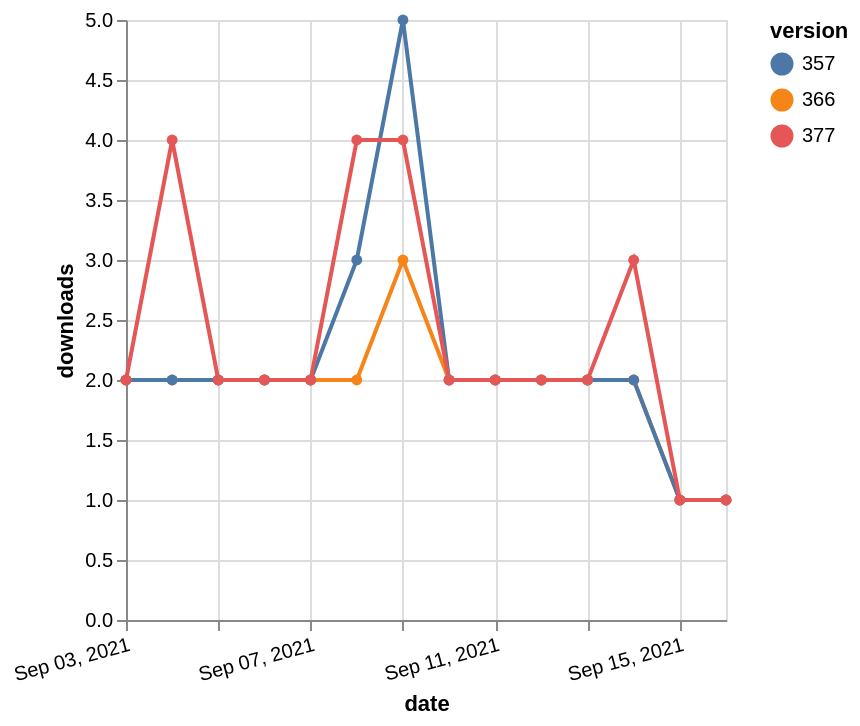

The specification (Vega-Lite) saved for this image:
### Vega-Lite specification from a JSON file in a GitHub repository (floating-point values rounded to 4 significant figures)
{"$schema": "https://vega.github.io/schema/vega-lite/v5.json", "description": "A simple bar chart with embedded data.", "data": {"values": [{"date": "2021-09-03", "total": 2230, "delta": 2, "version": "366"}, {"date": "2021-09-04", "total": 2232, "delta": 2, "version": "366"}, {"date": "2021-09-05", "total": 2234, "delta": 2, "version": "366"}, {"date": "2021-09-06", "total": 2236, "delta": 2, "version": "366"}, {"date": "2021-09-07", "total": 2238, "delta": 2, "version": "366"}, {"date": "2021-09-08", "total": 2240, "delta": 2, "version": "366"}, {"date": "2021-09-09", "total": 2243, "delta": 3, "version": "366"}, {"date": "2021-09-10", "total": 2245, "delta": 2, "version": "366"}, {"date": "2021-09-11", "total": 2247, "delta": 2, "version": "366"}, {"date": "2021-09-12", "total": 2249, "delta": 2, "version": "366"}, {"date": "2021-09-13", "total": 2251, "delta": 2, "version": "366"}, {"date": "2021-09-14", "total": 2253, "delta": 2, "version": "366"}, {"date": "2021-09-15", "total": 2254, "delta": 1, "version": "366"}, {"date": "2021-09-16", "total": 2255, "delta": 1, "version": "366"}, {"date": "2021-09-03", "total": 2748, "delta": 2, "version": "357"}, {"date": "2021-09-04", "total": 2750, "delta": 2, "version": "357"}, {"date": "2021-09-05", "total": 2752, "delta": 2, "version": "357"}, {"date": "2021-09-06", "total": 2754, "delta": 2, "version": "357"}, {"date": "2021-09-07", "total": 2756, "delta": 2, "version": "357"}, {"date": "2021-09-08", "total": 2759, "delta": 3, "version": "357"}, {"date": "2021-09-09", "total": 2764, "delta": 5, "version": "357"}, {"date": "2021-09-10", "total": 2766, "delta": 2, "version": "357"}, {"date": "2021-09-11", "total": 2768, "delta": 2, "version": "357"}, {"date": "2021-09-12", "total": 2770, "delta": 2, "version": "357"}, {"date": "2021-09-13", "total": 2772, "delta": 2, "version": "357"}, {"date": "2021-09-14", "total": 2774, "delta": 2, "version": "357"}, {"date": "2021-09-15", "total": 2775, "delta": 1, "version": "357"}, {"date": "2021-09-16", "total": 2776, "delta": 1, "version": "357"}, {"date": "2021-09-03", "total": 2059, "delta": 2, "version": "377"}, {"date": "2021-09-04", "total": 2063, "delta": 4, "version": "377"}, {"date": "2021-09-05", "total": 2065, "delta": 2, "version": "377"}, {"date": "2021-09-06", "total": 2067, "delta": 2, "version": "377"}, {"date": "2021-09-07", "total": 2069, "delta": 2, "version": "377"}, {"date": "2021-09-08", "total": 2073, "delta": 4, "version": "377"}, {"date": "2021-09-09", "total": 2077, "delta": 4, "version": "377"}, {"date": "2021-09-10", "total": 2079, "delta": 2, "version": "377"}, {"date": "2021-09-11", "total": 2081, "delta": 2, "version": "377"}, {"date": "2021-09-12", "total": 2083, "delta": 2, "version": "377"}, {"date": "2021-09-13", "total": 2085, "delta": 2, "version": "377"}, {"date": "2021-09-14", "total": 2088, "delta": 3, "version": "377"}, {"date": "2021-09-15", "total": 2089, "delta": 1, "version": "377"}, {"date": "2021-09-16", "total": 2090, "delta": 1, "version": "377"}]}, "width": "container", "mark": {"type": "line", "point": {"filled": true}}, "encoding": {"x": {"field": "date", "type": "temporal", "timeUnit": "yearmonthdate", "title": "date", "axis": {"labelAngle": -15}}, "y": {"field": "delta", "type": "quantitative", "title": "downloads"}, "color": {"field": "version", "type": "nominal"}, "tooltip": {"field": "delta"}}}
